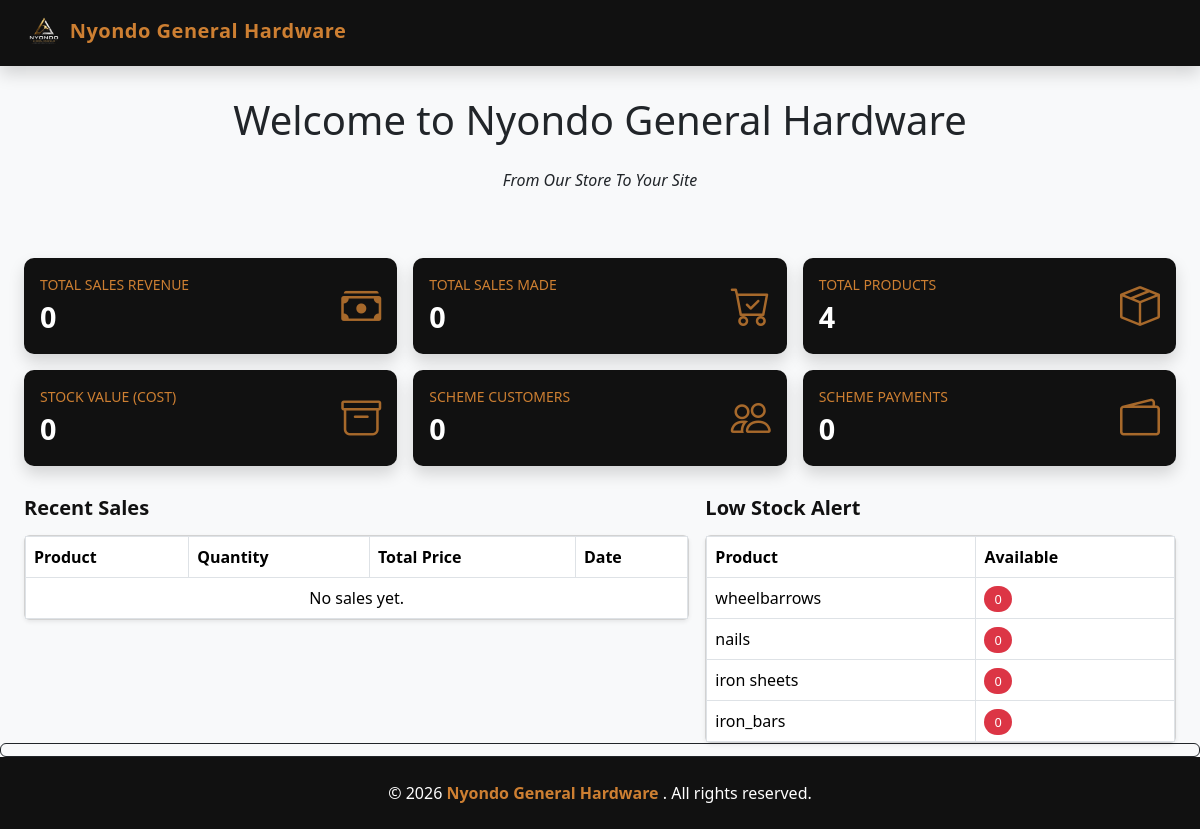
Before: /sales/dashboard/ with the older database file.
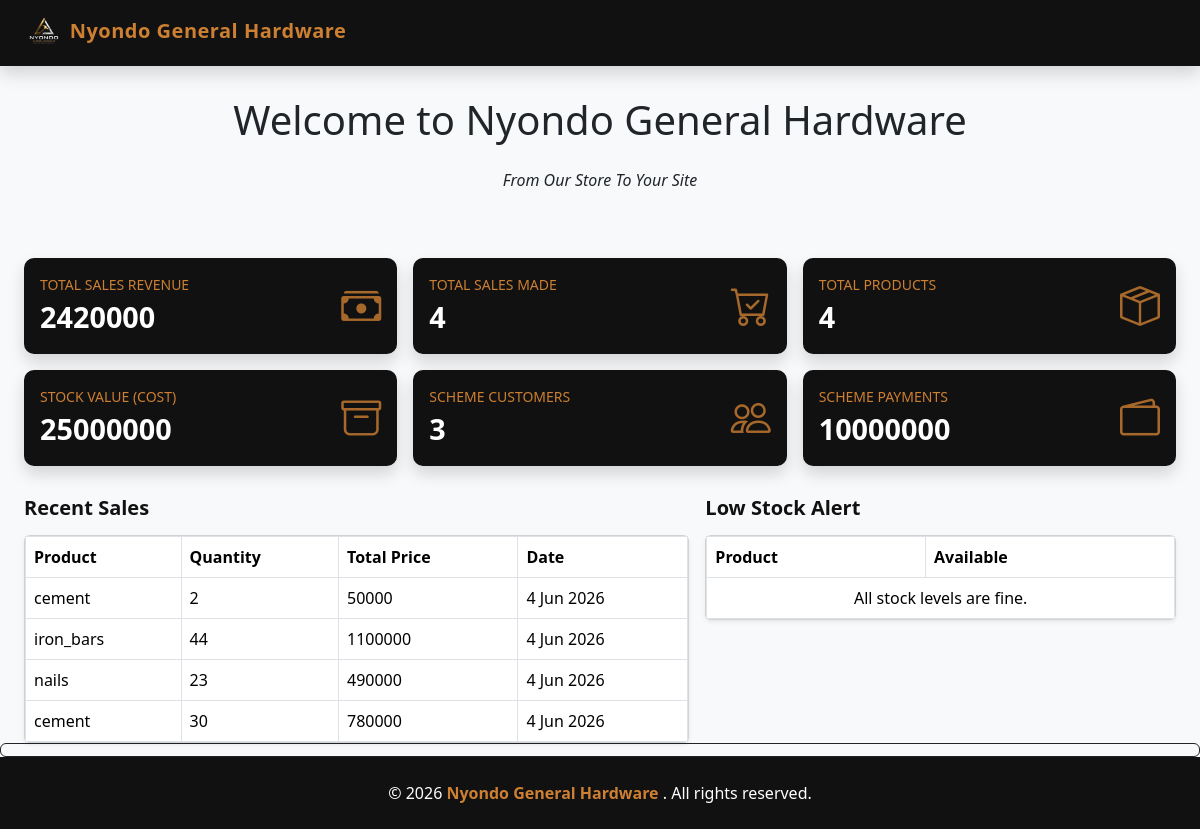
After: the same page with the newer database file.
### salesapp/models.py (models this page shows, shortened)
class Product(models.Model):
    category_name = models.ForeignKey(Category, on_delete=models.CASCADE)
    product_name = models.CharField(max_length=100)
    unit_price = models.DecimalField(max_digits=100, decimal_places=2, default=0)
    selling_price = models.DecimalField(max_digits=100, decimal_places=2, default=0)
    description = models.TextField(blank=True)

class Sales(models.Model):
    CUSTOMER_TYPES = [
        ('wholesale', 'Wholesale'),
        ('retail', 'Retail'),
        ('walk_in', 'Walk_in')
    ]
    customer_type = models.CharField(max_length=20, choices = CUSTOMER_TYPES, default =" retail")
    customer_name = models.CharField(max_length=30)
    product_name = models.ForeignKey(Product, on_delete=models.CASCADE)
    quantity = models.PositiveIntegerField()
    total_price = models.DecimalField(max_digits=100, decimal_places=2)
    sale_date = models.DateTimeField(auto_now_add=True)
    distance = models.DecimalField(max_digits=10, decimal_places=2, default=0)
    transport_required = models.BooleanField(default=False)
    transport_cost = models.DecimalField(max_digits=10, decimal_places=2, default=0)
    transport_note = models.TextField(default="", blank=True)

### salesapp/views.py (the view)
# urls.py: path("dashboard/", views.dashboard, name="dashboard"),
def dashboard(request):
    total_sales = Sales.objects.aggregate(
        total=Coalesce(Sum("total_price"), 0, output_field=DecimalField())
    )["total"]
    total_sales_count = Sales.objects.count()
    total_products = Product.objects.count()
    total_stock_value = Stock.objects.aggregate(
        total=Coalesce(
            Sum(
                ExpressionWrapper(
                    F("quantity") * F("unit_cost"),
                    output_field=DecimalField()
                )
            ),
            0,
            output_field=DecimalField()
        )
    )["total"]
    total_scheme_customers = SchemeCustomer.objects.count()
    total_scheme_payments = SchemePayment.objects.aggregate(
        total=Coalesce(Sum("amount_paid"), 0, output_field=DecimalField())
    )["total"]
    recent_sales = Sales.objects.select_related(
        "product_name"
    ).order_by("-sale_date")[:10]
    products = Product.objects.all()
    low_stock = []
    for product in products:
        total_received = Stock.objects.filter(
            product=product
        ).aggregate(total=Coalesce(Sum("quantity"), 0))["total"]
        total_sold = Sales.objects.filter(
            product_name=product
        ).aggregate(total=Coalesce(Sum("quantity"), 0))["total"]
        available = total_received - total_sold
        if available < 10:
            low_stock.append({
                "product": product.product_name,
                "available": available
            })
    context = {
        "total_sales": total_sales,
        "total_sales_count": total_sales_count,
        "total_products": total_products,
        "total_stock_value": total_stock_value,
        "total_scheme_customers": total_scheme_customers,
        "total_scheme_payments": total_scheme_payments,
        "recent_sales": recent_sales,
        "low_stock": low_stock,
    }
    return render(request, "dashboard.html", context)

### salesapp/templates/dashboard.html (shortened to what the changed rows need)
{% extends 'base.html' %}
{% block content %}
<div class="container-fluid px-4">
    <div class="row g-3 mt-1">
        <div class="col-md-4">
            <div class="card stat-card black shadow p-3">
                <div class="d-flex justify-content-between align-items-center">
                    <div>
                        <div class="text-uppercase small" style="color: var(--bronze);">Total Sales Revenue</div>
                        <div class="stat-value">{{ total_sales|floatformat:0 }}</div>
                    </div>
                </div>
            </div>
        </div>
        <div class="col-md-4">
            <div class="card stat-card black shadow p-3">
                <div class="d-flex justify-content-between align-items-center">
                    <div>
                        <div class="text-uppercase small" style="color: var(--bronze);">Total Sales Made</div>
                        <div class="stat-value">{{ total_sales_count }}</div>
                    </div>
                </div>
            </div>
        </div>
        <div class="col-md-4">
            <div class="card stat-card black shadow p-3">
                <div class="d-flex justify-content-between align-items-center">
                    <div>
                        <div class="text-uppercase small" style="color: var(--bronze);">Stock Value (Cost)</div>
                        <div class="stat-value">{{ total_stock_value|floatformat:0 }}</div>
                    </div>
                </div>
            </div>
        </div>
        <div class="col-md-4">
            <div class="card stat-card black shadow p-3">
                <div class="d-flex justify-content-between align-items-center">
                    <div>
                        <div class="text-uppercase small" style="color: var(--bronze);">Scheme Customers</div>
                        <div class="stat-value">{{ total_scheme_customers }}</div>
                    </div>
                </div>
            </div>
        </div>
        <div class="col-md-4">
            <div class="card stat-card black shadow p-3">
                <div class="d-flex justify-content-between align-items-center">
                    <div>
                        <div class="text-uppercase small" style="color: var(--bronze);">Scheme Payments</div>
                        <div class="stat-value">{{ total_scheme_payments|floatformat:0 }}</div>
                    </div>
                </div>
            </div>
        </div>
    </div>
    <div class="row g-3">
        <div class="col-md-7">
            <div class="card shadow-sm">
                <table class="table table-bordered mb-0">
                    <thead>
                        <tr>
                            <th>Product</th>
                            <th>Quantity</th>
                            <th>Total Price</th>
                            <th>Date</th>
                        </tr>
                    </thead>
                    <tbody>
                        {% for sale in recent_sales %}
                        <tr>
                            <td>{{ sale.product_name.product_name }}</td>
                            <td>{{ sale.quantity }}</td>
                            <td>{{ sale.total_price|floatformat:0 }}</td>
                            <td>{{ sale.sale_date|date:"j M Y" }}</td>
                        </tr>
                        {% empty %}
                        <tr><td colspan="4" class="text-center">No sales yet.</td></tr>
                        {% endfor %}
                    </tbody>
                </table>
            </div>
        </div>
        <div class="col-md-5">
            <div class="card shadow-sm">
                <table class="table table-bordered mb-0">
                    <thead>
                        <tr>
                            <th>Product</th>
                            <th>Available</th>
                        </tr>
                    </thead>
                    <tbody>
                        {% for item in low_stock %}
                        <tr>
                            <td>{{ item.product }}</td>
                            <td><span class="badge-low">{{ item.available }}</span></td>
                        </tr>
                        {% empty %}
                        <tr><td colspan="2" class="text-center">All stock levels are fine.</td></tr>
                        {% endfor %}
                    </tbody>
                </table>
            </div>
        </div>
    </div>
</div>
{% endblock %}

Changed rows visible on the page:
removed Product: product "wheelbarrows"
no longer on this page (row unchanged): Product: product "nails"
no longer on this page (row edited): Product: product "iron sheets"
no longer on this page (row edited): Product: product "iron_bars"
added Sales: product_name.product_name "cement", quantity "2", total_price "50000", sale_date "4 Jun 2026"
added Sales: product_name.product_name "iron_bars", quantity "44", total_price "1100000", sale_date "4 Jun 2026"
added Sales: product_name.product_name "nails", quantity "23", total_price "490000", sale_date "4 Jun 2026"
added Sales: product_name.product_name "cement", quantity "30", total_price "780000", sale_date "4 Jun 2026"
Other visible differences:
{{ total_sales|floatformat:0 }}: "0" → "2420000"
{{ total_sales_count }}: "0" → "4"
{{ total_stock_value|floatformat:0 }}: "0" → "25000000"
{{ total_scheme_customers }}: "0" → "3"
{{ total_scheme_payments|floatformat:0 }}: "0" → "10000000"
text no longer shown: "No sales yet."
text now shown: "All stock levels are fine."
list line gone: "0"
